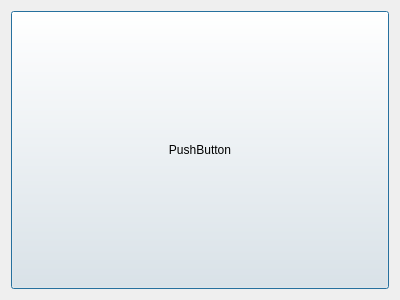
<?xml version="1.0" encoding="UTF-8"?>
<ui version="4.0">
 <class>Dialog</class>
 <widget class="QDialog" name="Dialog">
  <property name="geometry">
   <rect>
    <x>0</x>
    <y>0</y>
    <width>400</width>
    <height>300</height>
   </rect>
  </property>
  <property name="windowTitle">
   <string>Dialog</string>
  </property>
  <layout class="QGridLayout" name="gridLayout">
   <item row="0" column="0">
    <layout class="QHBoxLayout" name="horizontalLayout">
     <item>
      <widget class="QPushButton" name="pushButton">
       <property name="sizePolicy">
        <sizepolicy hsizetype="Minimum" vsizetype="Preferred">
         <horstretch>0</horstretch>
         <verstretch>0</verstretch>
        </sizepolicy>
       </property>
       <property name="text">
        <string>PushButton</string>
       </property>
      </widget>
     </item>
    </layout>
   </item>
  </layout>
 </widget>
 <resources/>
 <connections/>
</ui>
